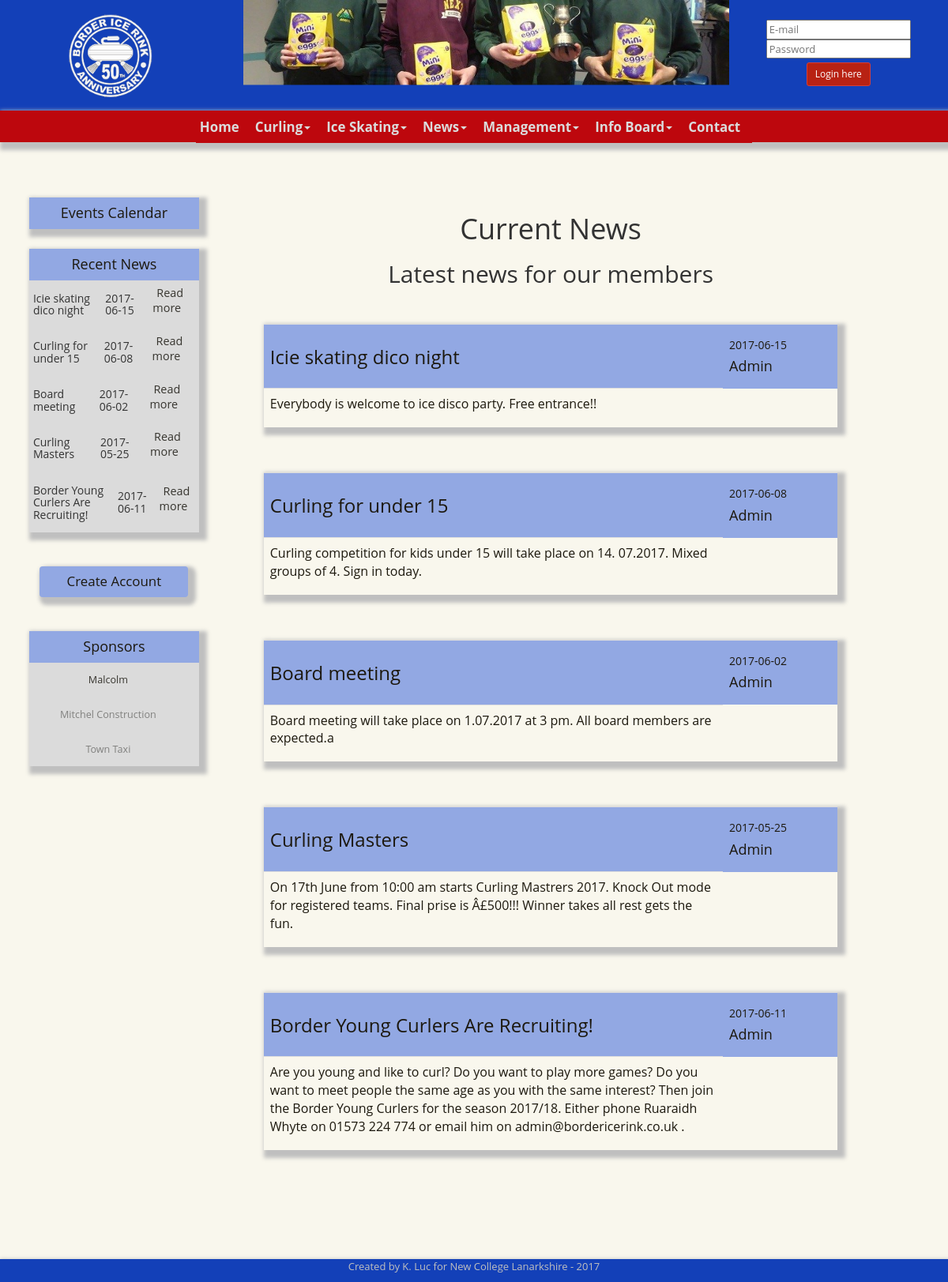
Page /news.php on the committed database.
### tables this page shows
CREATE TABLE `news` (
  `IDnews` int(5) NOT NULL,
  `date` date NOT NULL,
  `title` varchar(200) NOT NULL,
  `image` varchar(200) NOT NULL,
  `author` varchar(25) NOT NULL,
  `content` varchar(10000) NOT NULL
);

CREATE TABLE `sponsors` (
  `IDsponsor` int(4) NOT NULL,
  `sponsorName` varchar(50) NOT NULL,
  `sponsorLink` varchar(200) NOT NULL,
  `sponsorEmail` varchar(40) NOT NULL,
  `sponsorPhone` int(15) NOT NULL,
  `sponsorAddress` varchar(200) NOT NULL,
  `sponsorPostcode` varchar(8) NOT NULL,
  `sponsorLogo` varchar(150) NOT NULL
);

### inc/articlesList.php (the view, shortened to what this page needs)
<?php
include "connaddress.php";?>
    <div class="container-fluid">
        <?php
    $query="SELECT * FROM news";
    $result=mysqli_query($conn, $query);
    while($row=mysqli_fetch_array($result)){
        $title=$row['title'];
        $date=$row['date'];
        $author=$row['author'];
        $content=$row['content'];
         ?>
            <table class="table table-responsive shadow">
                <tr>
                    <td class="leftbox">
                        <h3><?php echo "$title"?></h3>
                    </td>
                    <td class="leftbox">
                        <h5><?php echo "$date"?></h5>
                        <h4><?php echo "$author"?></h4>
                    </td>
                </tr>
                <tr>
                    <td>
                        <p class="darktext"><?php echo "$content"?></p>
                    </td>
                </tr>
                <br>
            </table>
        <br>
            <?php
    }
?>
    </div>

### inc/newsListshort.php
<?php
include "connaddress.php";?>
    <div class="container-fluid leftcontent center">
        <?php
    $query="SELECT * FROM news";
    $result=mysqli_query($conn, $query);
    while($row=mysqli_fetch_array($result)){
        $title=$row['title'];
        $date=$row['date'];
         ?>
            <table class="table-condensed">
                <tr>
                    <td>
                        <h5><?php echo "$title"?></h5>
                    </td>
                    <td>
                        <h5><?php echo "$date"?></h5>
                    </td>
                    <td class="">
                      <p>
                        <a href="news.php">Read more</a>
                      </p>
                    </td>
                </tr>
            </table>
            <?php
    }
?>
    </div>

### inc/sponsorListshort.php (shortened to what this page needs)
<?php
include "connaddress.php";?>
    <div class="container-fluid leftcontent center">
        <?php
    $query="SELECT * FROM sponsors";
    $result=mysqli_query($conn, $query);
    while($row=mysqli_fetch_array($result)){
        $sponsorName=$row['sponsorName'];
        $sponsorLink=$row['sponsorLink'];
         ?>
            <table class="table-condensed center">
                <tr>
                    <td>
                        <h5><a href='<?php echo "$sponsorLink"?>'><?php echo "$sponsorName"?></a></h5>
                    </td>
                    <td>
                    </td>
                    <td>
                    </td>
                </tr>
            </table>
            <?php
    }
?>
</div>

### css/main.css (style rules this page uses)
body { font-family: "Trebuchet MS", "Lucida Grande", Arial, Helvetica, sans-serif; background-color: #f9f7ed; font-size: small; text-align:center; }
.leftbox { width:80%; background:#92a8e3; margin-top:25px; margin-bottom:25px; color:#1c180e; padding:0px; }
.leftcontent { background-color:#dbdbdb; width:100%; min-height:50px; margin-bottom:0px; padding:0px; }
.darktext { font-size: 1em; color: #1c180e; }
.center { margin:0 auto; }
.shadow { box-shadow: 5px 5px 5px 5px #bfbfbf; }
a:link { font-size:0.9em; color: #37352f; text-decoration: none; padding-left: 5px; vertical-align: middle; }

### rows in the picture
news: title "Icie skating dico night", date "2017-06-15", author "Admin", content "Everybody is welcome to ice disco party. Free entrance!!"
news: title "Curling for under 15", date "2017-06-08", author "Admin", content "Curling competition for kids under 15 will take place on 14. 07.2017. Mixed groups of 4. Sign in today."
news: title "Board meeting", date "2017-06-02", author "Admin", content "Board meeting will take place on 1.07.2017 at 3 pm. All board members are expected.a"
news: title "Curling Masters", date "2017-05-25", author "Admin", content "On 17th June from 10:00 am starts Curling Mastrers 2017. Knock Out mode for registered teams. Final prise is Â£500!!! Winner takes all rest gets the fun."
news: title "Border Young Curlers Are Recruiting!", date "2017-06-11", author "Admin", content "Are you young and like to curl? Do you want to play more games? Do you want to meet people the same age as you with the same interest? Then join the Border Young Curlers for the season 2017/18. Either phone Ruaraidh Whyte on 01573 224 774 or email him on admin@bordericerink.co.uk ."
sponsors: sponsorName "Malcolm"
sponsors: sponsorName "Mitchel Construction"
sponsors: sponsorName "Town Taxi"
